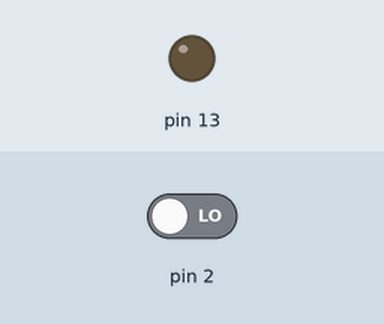
Bench run of a sketch on a simulated Arduino Uno, built with avr-gcc and run on an emulated ATmega328P. Parts: output pins drawn as LEDs (lit = HIGH). Inputs (shaded band) come from the test bench; at power-on: pin 2 LOW.

Above: at 1.2 s.
1.3 s: pin 2 driven HIGH
At 2.2 s:
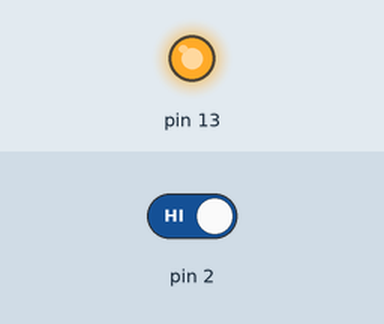
2.8 s: pin 2 driven LOW
At 3.3 s:
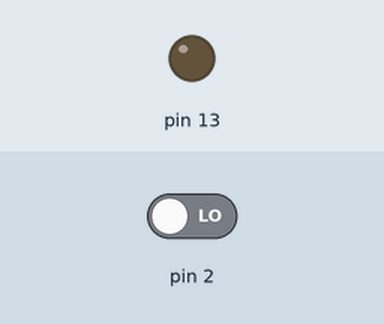
Timing chart, 0 to 5.8 s (numbered marks = the images above; inputs shaded):
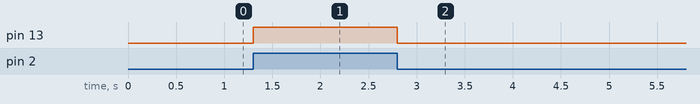

Measured:
- after the input at 1.3 s, pin 13: LOW → HIGH at once
- after the input at 2.8 s, pin 13: HIGH → LOW at once

The sketch:

interrupt_external.ino
```cpp
unsigned char*pind=(unsigned char*)0x29;
unsigned char*ddrb=(unsigned char*)0x24;
unsigned char*portb=(unsigned char*)0x25;
unsigned char*sreg=(unsigned char*)0x5F;
unsigned char*eimsk=(unsigned char*)0x3D;
unsigned char*eicra=(unsigned char*)0x69;

void setup()
{
*ddrb=1 <<5;
*sreg|=(1 <<7);
*eimsk=1;
*eicra=1;
}

ISR(INT0_vect)
{
bool pin_status= ((*pind) &4);
digitalWrite(13, digitalRead(2));
}
```
